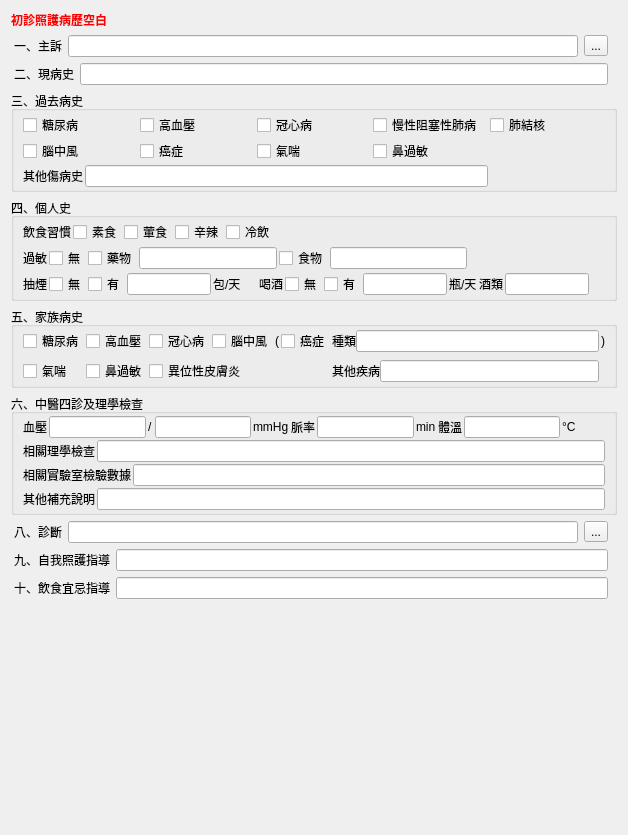
           <widget class="QWidget" name="scrollAreaWidgetContents">
            <property name="geometry">
             <rect>
              <x>0</x>
              <y>0</y>
              <width>628</width>
              <height>835</height>
             </rect>
            </property>
            <layout class="QVBoxLayout" name="verticalLayout_3">
             <item>
              <widget class="QLabel" name="label_empty_chart">
               <property name="styleSheet">
                <string notr="true">color:rgb(255, 0, 0);
font-weight: bold</string>
               </property>
               <property name="text">
                <string>初診照護病歷空白</string>
               </property>
              </widget>
             </item>
             <item>
              <layout class="QHBoxLayout" name="horizontalLayout_43">
               <property name="leftMargin">
                <number>3</number>
               </property>
               <property name="rightMargin">
                <number>9</number>
               </property>
               <item>
                <widget class="QLabel" name="label_5">
                 <property name="font">
                  <font>
                   <weight>50</weight>
                   <bold>false</bold>
                  </font>
                 </property>
                 <property name="text">
                  <string>一、主訴</string>
                 </property>
                </widget>
               </item>
               <item>
                <widget class="QLineEdit" name="lineEdit_symptom"/>
               </item>
               <item>
                <widget class="QToolButton" name="toolButton_symptom">
                 <property name="text">
                  <string>...</string>
                 </property>
                 <property name="icon">
                  <iconset>
                   <normaloff>../icons/preview-file.svg</normaloff>../icons/preview-file.svg</iconset>
                 </property>
                </widget>
               </item>
              </layout>
             </item>
             <item>
              <layout class="QHBoxLayout" name="horizontalLayout_44">
               <property name="leftMargin">
                <number>3</number>
               </property>
               <property name="rightMargin">
                <number>9</number>
               </property>
               <item>
                <widget class="QLabel" name="label_6">
                 <property name="font">
                  <font>
                   <weight>50</weight>
                   <bold>false</bold>
                  </font>
                 </property>
                 <property name="text">
                  <string>二、現病史</string>
                 </property>
                </widget>
               </item>
               <item>
                <widget class="QLineEdit" name="lineEdit_current_history"/>
               </item>
              </layout>
             </item>
             <item>
              <widget class="QGroupBox" name="groupBox_past_history">
               <property name="title">
                <string>三、過去病史</string>
               </property>
               <property name="flat">
                <bool>true</bool>
               </property>
               <layout class="QGridLayout" name="gridLayout">
                <property name="topMargin">
                 <number>2</number>
                </property>
                <property name="bottomMargin">
                 <number>2</number>
                </property>
                <property name="spacing">
                 <number>2</number>
                </property>
                <item row="2" column="0" colspan="4">
                 <layout class="QHBoxLayout" name="horizontalLayout_3">
                  <item>
                   <widget class="QLabel" name="label_8">
                    <property name="text">
                     <string>其他傷病史</string>
                    </property>
                   </widget>
                  </item>
                  <item>
                   <widget class="QLineEdit" name="lineEdit_other_past_history"/>
                  </item>
                 </layout>
                </item>
                <item row="0" column="1">
                 <widget class="QCheckBox" name="checkBox3_2">
                  <property name="text">
                   <string>高血壓</string>
                  </property>
                 </widget>
                </item>
                <item row="0" column="3">
                 <widget class="QCheckBox" name="checkBox3_4">
                  <property name="text">
                   <string>慢性阻塞性肺病</string>
                  </property>
                 </widget>
                </item>
                <item row="0" column="0">
                 <widget class="QCheckBox" name="checkBox3_1">
                  <property name="text">
                   <string>糖尿病</string>
                  </property>
                 </widget>
                </item>
                <item row="0" column="2">
                 <widget class="QCheckBox" name="checkBox3_3">
                  <property name="text">
                   <string>冠心病</string>
                  </property>
                 </widget>
                </item>
                <item row="0" column="4">
                 <widget class="QCheckBox" name="checkBox3_5">
                  <property name="text">
                   <string>肺結核</string>
                  </property>
                 </widget>
                </item>
                <item row="1" column="0">
                 <widget class="QCheckBox" name="checkBox3_6">
                  <property name="text">
                   <string>腦中風</string>
                  </property>
                 </widget>
                </item>
                <item row="1" column="1">
                 <widget class="QCheckBox" name="checkBox3_7">
                  <property name="text">
                   <string>癌症</string>
                  </property>
                 </widget>
                </item>
                <item row="1" column="2">
                 <widget class="QCheckBox" name="checkBox3_8">
                  <property name="text">
                   <string>氣喘</string>
                  </property>
                 </widget>
                </item>
                <item row="1" column="3">
                 <widget class="QCheckBox" name="checkBox3_9">
                  <property name="text">
                   <string>鼻過敏</string>
                  </property>
                 </widget>
                </item>
               </layout>
              </widget>
             </item>
             <item>
              <widget class="QGroupBox" name="groupBox_3">
               <property name="title">
                <string>四、個人史</string>
               </property>
               <property name="flat">
                <bool>true</bool>
               </property>
               <layout class="QVBoxLayout" name="verticalLayout_7">
                <property name="spacing">
                 <number>2</number>
                </property>
                <property name="topMargin">
                 <number>2</number>
                </property>
                <property name="bottomMargin">
                 <number>2</number>
                </property>
                <item>
                 <layout class="QHBoxLayout" name="horizontalLayout_5">
                  <item>
                   <widget class="QLabel" name="label_9">
                    <property name="text">
                     <string>飲食習慣</string>
                    </property>
                   </widget>
                  </item>
                  <item>
                   <widget class="QCheckBox" name="checkBox4_1">
                    <property name="text">
                     <string>素食</string>
                    </property>
                   </widget>
                  </item>
                  <item>
                   <widget class="QCheckBox" name="checkBox4_2">
                    <property name="text">
                     <string>葷食</string>
                    </property>
                   </widget>
                  </item>
                  <item>
                   <widget class="QCheckBox" name="checkBox4_3">
                    <property name="text">
                     <string>辛辣</string>
                    </property>
                   </widget>
                  </item>
                  <item>
                   <widget class="QCheckBox" name="checkBox4_4">
                    <property name="text">
                     <string>冷飲</string>
                    </property>
                   </widget>
                  </item>
                  <item>
                   <spacer name="horizontalSpacer_2">
                    <property name="orientation">
                     <enum>Qt::Horizontal</enum>
                    </property>
                    <property name="sizeHint" stdset="0">
                     <size>
                      <width>40</width>
                      <height>20</height>
                     </size>
                    </property>
                   </spacer>
                  </item>
                 </layout>
                </item>
                <item>
                 <layout class="QHBoxLayout" name="horizontalLayout_6">
                  <item>
                   <widget class="QLabel" name="label_10">
                    <property name="text">
                     <string>過敏</string>
                    </property>
                   </widget>
                  </item>
                  <item>
                   <widget class="QCheckBox" name="checkBox4_5">
                    <property name="text">
                     <string>無</string>
                    </property>
                   </widget>
                  </item>
                  <item>
                   <widget class="QCheckBox" name="checkBox4_6">
                    <property name="text">
                     <string>藥物</string>
                    </property>
                   </widget>
                  </item>
                  <item>
                   <widget class="QLineEdit" name="lineEdit_allergy_drug"/>
                  </item>
                  <item>
                   <widget class="QCheckBox" name="checkBox4_7">
                    <property name="text">
                     <string>食物</string>
                    </property>
                   </widget>
                  </item>
                  <item>
                   <widget class="QLineEdit" name="lineEdit_allergy_food"/>
                  </item>
                  <item>
                   <spacer name="horizontalSpacer_3">
                    <property name="orientation">
                     <enum>Qt::Horizontal</enum>
                    </property>
                    <property name="sizeHint" stdset="0">
                     <size>
                      <width>40</width>
                      <height>20</height>
                     </size>
                    </property>
                   </spacer>
                  </item>
                 </layout>
                </item>
                <item>
                 <layout class="QHBoxLayout" name="horizontalLayout_7">
                  <item>
                   <widget class="QLabel" name="label_11">
                    <property name="text">
                     <string>抽煙</string>
                    </property>
                   </widget>
                  </item>
                  <item>
                   <widget class="QCheckBox" name="checkBox4_8">
                    <property name="text">
                     <string>無</string>
                    </property>
                   </widget>
                  </item>
                  <item>
                   <widget class="QCheckBox" name="checkBox4_9">
                    <property name="text">
                     <string>有</string>
                    </property>
                   </widget>
                  </item>
                  <item>
                   <widget class="QLineEdit" name="lineEdit_smoke_freq"/>
                  </item>
                  <item>
                   <widget class="QLabel" name="label_12">
                    <property name="text">
                     <string>包/天</string>
                    </property>
                   </widget>
                  </item>
                  <item>
                   <spacer name="horizontalSpacer_5">
                    <property name="orientation">
                     <enum>Qt::Horizontal</enum>
                    </property>
                    <property name="sizeHint" stdset="0">
                     <size>
                      <width>40</width>
                      <height>20</height>
                     </size>
                    </property>
                   </spacer>
                  </item>
                  <item>
                   <widget class="QLabel" name="label_13">
                    <property name="text">
                     <string>喝酒</string>
                    </property>
                   </widget>
                  </item>
                  <item>
                   <widget class="QCheckBox" name="checkBox4_10">
                    <property name="text">
                     <string>無</string>
                    </property>
                   </widget>
                  </item>
                  <item>
                   <widget class="QCheckBox" name="checkBox4_11">
                    <property name="text">
                     <string>有</string>
                    </property>
                   </widget>
                  </item>
                  <item>
                   <widget class="QLineEdit" name="lineEdit_alcohol_freq"/>
                  </item>
                  <item>
                   <widget class="QLabel" name="label_14">
                    <property name="text">
                     <string>瓶/天</string>
                    </property>
                   </widget>
                  </item>
                  <item>
                   <widget class="QLabel" name="label_15">
                    <property name="text">
                     <string>酒類</string>
                    </property>
                   </widget>
                  </item>
                  <item>
                   <widget class="QLineEdit" name="lineEdit_alcohol"/>
                  </item>
                  <item>
                   <spacer name="horizontalSpacer_4">
                    <property name="orientation">
                     <enum>Qt::Horizontal</enum>
                    </property>
                    <property name="sizeHint" stdset="0">
                     <size>
                      <width>40</width>
                      <height>20</height>
                     </size>
                    </property>
                   </spacer>
                  </item>
                 </layout>
                </item>
               </layout>
              </widget>
             </item>
             <item>
              <widget class="QGroupBox" name="groupBox">
               <property name="title">
                <string>五、家族病史</string>
               </property>
               <property name="flat">
                <bool>true</bool>
               </property>
               <layout class="QGridLayout" name="gridLayout_2">
                <property name="topMargin">
                 <number>2</number>
                </property>
                <property name="bottomMargin">
                 <number>2</number>
                </property>
                <property name="horizontalSpacing">
                 <number>2</number>
                </property>
                <item row="1" column="6">
                 <layout class="QHBoxLayout" name="horizontalLayout_9">
                  <item>
                   <widget class="QLabel" name="label_17">
                    <property name="text">
                     <string>其他疾病</string>
                    </property>
                   </widget>
                  </item>
                  <item>
                   <widget class="QLineEdit" name="lineEdit_other_family_history"/>
                  </item>
                 </layout>
                </item>
                <item row="0" column="6">
                 <layout class="QHBoxLayout" name="horizontalLayout_8">
                  <item>
                   <widget class="QLabel" name="label_16">
                    <property name="text">
                     <string>種類</string>
                    </property>
                   </widget>
                  </item>
                  <item>
                   <widget class="QLineEdit" name="lineEdit_cancer"/>
                  </item>
                 </layout>
                </item>
                <item row="1" column="1">
                 <widget class="QCheckBox" name="checkBox5_7">
                  <property name="text">
                   <string>鼻過敏</string>
                  </property>
                 </widget>
                </item>
                <item row="0" column="3">
                 <widget class="QCheckBox" name="checkBox5_4">
                  <property name="text">
                   <string>腦中風</string>
                  </property>
                 </widget>
                </item>
                <item row="1" column="2" colspan="2">
                 <widget class="QCheckBox" name="checkBox5_8">
                  <property name="text">
                   <string>異位性皮膚炎</string>
                  </property>
                 </widget>
                </item>
                <item row="0" column="1">
                 <widget class="QCheckBox" name="checkBox5_2">
                  <property name="text">
                   <string>高血壓</string>
                  </property>
                 </widget>
                </item>
                <item row="0" column="5">
                 <widget class="QCheckBox" name="checkBox5_5">
                  <property name="text">
                   <string>癌症</string>
                  </property>
                 </widget>
                </item>
                <item row="1" column="0">
                 <widget class="QCheckBox" name="checkBox5_6">
                  <property name="text">
                   <string>氣喘</string>
                  </property>
                 </widget>
                </item>
                <item row="0" column="2">
                 <widget class="QCheckBox" name="checkBox5_3">
                  <property name="text">
                   <string>冠心病</string>
                  </property>
                 </widget>
                </item>
                <item row="0" column="4">
                 <widget class="QLabel" name="label_7">
                  <property name="text">
                   <string>(</string>
                  </property>
                 </widget>
                </item>
                <item row="0" column="0">
                 <widget class="QCheckBox" name="checkBox5_1">
                  <property name="text">
                   <string>糖尿病</string>
                  </property>
                 </widget>
                </item>
                <item row="0" column="7">
                 <widget class="QLabel" name="label_36">
                  <property name="text">
                   <string>)</string>
                  </property>
                 </widget>
                </item>
               </layout>
              </widget>
             </item>
             <item>
              <widget class="QGroupBox" name="groupBox_10">
               <property name="title">
                <string>六、中醫四診及理學檢查</string>
               </property>
               <property name="flat">
                <bool>true</bool>
               </property>
               <layout class="QVBoxLayout" name="verticalLayout_9">
                <property name="spacing">
                 <number>2</number>
                </property>
                <property name="topMargin">
                 <number>2</number>
                </property>
                <property name="bottomMargin">
                 <number>2</number>
                </property>
                <item>
                 <layout class="QHBoxLayout" name="horizontalLayout_23">
                  <item>
                   <widget class="QLabel" name="label_35">
                    <property name="text">
                     <string>血壓</string>
                    </property>
                   </widget>
                  </item>
                  <item>
                   <widget class="QLineEdit" name="lineEdit_bph"/>
                  </item>
                  <item>
                   <widget class="QLabel" name="label_63">
                    <property name="text">
                     <string>/</string>
                    </property>
                   </widget>
                  </item>
                  <item>
                   <widget class="QLineEdit" name="lineEdit_bpl"/>
                  </item>
                  <item>
                   <widget class="QLabel" name="label_64">
                    <property name="text">
                     <string>mmHg</string>
                    </property>
                   </widget>
                  </item>
                  <item>
                   <widget class="QLabel" name="label_65">
                    <property name="text">
                     <string>脈率</string>
                    </property>
                   </widget>
                  </item>
                  <item>
                   <widget class="QLineEdit" name="lineEdit_pulse_freq"/>
                  </item>
                  <item>
                   <widget class="QLabel" name="label_66">
                    <property name="text">
                     <string>min</string>
                    </property>
                   </widget>
                  </item>
                  <item>
                   <widget class="QLabel" name="label_67">
                    <property name="text">
                     <string>體溫</string>
                    </property>
                   </widget>
                  </item>
                  <item>
                   <widget class="QLineEdit" name="lineEdit_temperature"/>
                  </item>
                  <item>
                   <widget class="QLabel" name="label_68">
                    <property name="text">
                     <string>°C</string>
                    </property>
                   </widget>
                  </item>
                  <item>
                   <spacer name="horizontalSpacer_25">
                    <property name="orientation">
                     <enum>Qt::Horizontal</enum>
                    </property>
                    <property name="sizeHint" stdset="0">
                     <size>
                      <width>40</width>
                      <height>20</height>
                     </size>
                    </property>
                   </spacer>
                  </item>
                 </layout>
                </item>
                <item>
                 <layout class="QHBoxLayout" name="horizontalLayout_39">
                  <item>
                   <widget class="QLabel" name="label_24">
                    <property name="text">
                     <string>相關理學檢查</string>
                    </property>
                   </widget>
                  </item>
                  <item>
                   <widget class="QLineEdit" name="lineEdit_physical_exam"/>
                  </item>
                 </layout>
                </item>
                <item>
                 <layout class="QHBoxLayout" name="horizontalLayout_40">
                  <item>
                   <widget class="QLabel" name="label_50">
                    <property name="text">
                     <string>相關實驗室檢驗數據</string>
                    </property>
                   </widget>
                  </item>
                  <item>
                   <widget class="QLineEdit" name="lineEdit_lab_exam"/>
                  </item>
                 </layout>
                </item>
                <item>
                 <layout class="QHBoxLayout" name="horizontalLayout_15">
                  <item>
                   <widget class="QLabel" name="label_23">
                    <property name="text">
                     <string>其他補充說明</string>
                    </property>
                   </widget>
                  </item>
                  <item>
                   <widget class="QLineEdit" name="lineEdit_exam_descript"/>
                  </item>
                 </layout>
                </item>
               </layout>
              </widget>
             </item>
             <item>
              <layout class="QHBoxLayout" name="horizontalLayout_2">
               <property name="leftMargin">
                <number>3</number>
               </property>
               <property name="rightMargin">
                <number>9</number>
               </property>
               <item>
                <widget class="QLabel" name="label">
                 <property name="font">
                  <font>
                   <weight>50</weight>
                   <bold>false</bold>
                  </font>
                 </property>
                 <property name="text">
                  <string>八、診斷</string>
                 </property>
                </widget>
               </item>
               <item>
                <widget class="QLineEdit" name="lineEdit_diagnostic"/>
               </item>
               <item>
                <widget class="QToolButton" name="toolButton_diagnostic">
                 <property name="text">
                  <string>...</string>
                 </property>
                 <property name="icon">
                  <iconset>
                   <normaloff>../icons/preview-file.svg</normaloff>../icons/preview-file.svg</iconset>
                 </property>
                </widget>
               </item>
              </layout>
             </item>
             <item>
              <layout class="QHBoxLayout" name="horizontalLayout_41">
               <property name="leftMargin">
                <number>3</number>
               </property>
               <property name="rightMargin">
                <number>9</number>
               </property>
               <item>
                <widget class="QLabel" name="label_3">
                 <property name="font">
                  <font>
                   <weight>50</weight>
                   <bold>false</bold>
                  </font>
                 </property>
                 <property name="text">
                  <string>九、自我照護指導</string>
                 </property>
                </widget>
               </item>
               <item>
                <widget class="QLineEdit" name="lineEdit_self_care"/>
               </item>
              </layout>
             </item>
             <item>
              <layout class="QHBoxLayout" name="horizontalLayout_42">
               <property name="leftMargin">
                <number>3</number>
               </property>
               <property name="rightMargin">
                <number>9</number>
               </property>
               <item>
                <widget class="QLabel" name="label_4">
                 <property name="font">
                  <font>
                   <weight>50</weight>
                   <bold>false</bold>
                  </font>
                 </property>
                 <property name="text">
                  <string>十、飲食宜忌指導</string>
                 </property>
                </widget>
               </item>
               <item>
                <widget class="QLineEdit" name="lineEdit_diet_instruction"/>
               </item>
              </layout>
             </item>
             <item>
              <spacer name="verticalSpacer">
               <property name="orientation">
                <enum>Qt::Vertical</enum>
               </property>
               <property name="sizeHint" stdset="0">
                <size>
                 <width>20</width>
                 <height>40</height>
                </size>
               </property>
              </spacer>
             </item>
            </layout>
           </widget>
